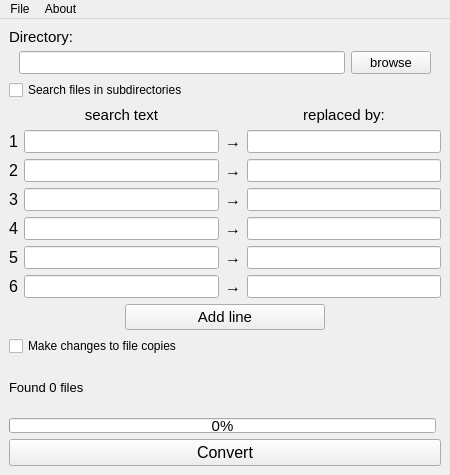
<?xml version="1.0" encoding="UTF-8"?>
<ui version="4.0">
 <class>find_and_replace_docx</class>
 <widget class="QMainWindow" name="find_and_replace_docx">
  <property name="enabled">
   <bool>true</bool>
  </property>
  <property name="geometry">
   <rect>
    <x>0</x>
    <y>0</y>
    <width>450</width>
    <height>475</height>
   </rect>
  </property>
  <property name="sizePolicy">
   <sizepolicy hsizetype="Preferred" vsizetype="Preferred">
    <horstretch>0</horstretch>
    <verstretch>0</verstretch>
   </sizepolicy>
  </property>
  <property name="minimumSize">
   <size>
    <width>450</width>
    <height>475</height>
   </size>
  </property>
  <property name="contextMenuPolicy">
   <enum>Qt::CustomContextMenu</enum>
  </property>
  <property name="windowTitle">
   <string>find_and_replace_docx</string>
  </property>
  <widget class="QWidget" name="centralwidget">
   <layout class="QGridLayout" name="gridLayout_2">
    <item row="1" column="0">
     <layout class="QHBoxLayout" name="horizontalLayout_2">
      <property name="leftMargin">
       <number>10</number>
      </property>
      <property name="rightMargin">
       <number>10</number>
      </property>
      <item>
       <widget class="QLineEdit" name="lineEdit_dir">
        <property name="font">
         <font>
          <pointsize>10</pointsize>
         </font>
        </property>
        <property name="layoutDirection">
         <enum>Qt::LeftToRight</enum>
        </property>
       </widget>
      </item>
      <item>
       <widget class="QPushButton" name="pushButton_browse">
        <property name="font">
         <font>
          <pointsize>10</pointsize>
         </font>
        </property>
        <property name="text">
         <string>browse</string>
        </property>
       </widget>
      </item>
     </layout>
    </item>
    <item row="0" column="0">
     <widget class="QLabel" name="label_dir">
      <property name="minimumSize">
       <size>
        <width>347</width>
        <height>0</height>
       </size>
      </property>
      <property name="maximumSize">
       <size>
        <width>16777215</width>
        <height>17</height>
       </size>
      </property>
      <property name="font">
       <font>
        <pointsize>11</pointsize>
       </font>
      </property>
      <property name="text">
       <string>Directory:</string>
      </property>
     </widget>
    </item>
    <item row="12" column="0">
     <widget class="QPushButton" name="pushButton_convert">
      <property name="font">
       <font>
        <pointsize>12</pointsize>
       </font>
      </property>
      <property name="layoutDirection">
       <enum>Qt::LeftToRight</enum>
      </property>
      <property name="text">
       <string>Convert</string>
      </property>
     </widget>
    </item>
    <item row="3" column="0">
     <layout class="QGridLayout" name="gridLayout">
      <item row="6" column="1">
       <widget class="QLineEdit" name="lineEdit_search_text_6">
        <property name="font">
         <font>
          <pointsize>10</pointsize>
         </font>
        </property>
       </widget>
      </item>
      <item row="4" column="2">
       <widget class="QLabel" name="arrow_symbol_4">
        <property name="font">
         <font>
          <pointsize>12</pointsize>
         </font>
        </property>
        <property name="text">
         <string>→</string>
        </property>
       </widget>
      </item>
      <item row="4" column="1">
       <widget class="QLineEdit" name="lineEdit_search_text_4">
        <property name="font">
         <font>
          <pointsize>10</pointsize>
         </font>
        </property>
       </widget>
      </item>
      <item row="5" column="1">
       <widget class="QLineEdit" name="lineEdit_search_text_5">
        <property name="font">
         <font>
          <pointsize>10</pointsize>
         </font>
        </property>
       </widget>
      </item>
      <item row="5" column="2">
       <widget class="QLabel" name="arrow_symbol_5">
        <property name="font">
         <font>
          <pointsize>12</pointsize>
         </font>
        </property>
        <property name="text">
         <string>→</string>
        </property>
       </widget>
      </item>
      <item row="6" column="2">
       <widget class="QLabel" name="arrow_symbol_6">
        <property name="font">
         <font>
          <pointsize>12</pointsize>
         </font>
        </property>
        <property name="text">
         <string>→</string>
        </property>
       </widget>
      </item>
      <item row="5" column="0">
       <widget class="QLabel" name="label_number_5">
        <property name="font">
         <font>
          <pointsize>12</pointsize>
         </font>
        </property>
        <property name="text">
         <string>5</string>
        </property>
        <property name="margin">
         <number>2</number>
        </property>
       </widget>
      </item>
      <item row="4" column="0">
       <widget class="QLabel" name="label_number_4">
        <property name="font">
         <font>
          <pointsize>12</pointsize>
         </font>
        </property>
        <property name="text">
         <string>4</string>
        </property>
        <property name="margin">
         <number>2</number>
        </property>
       </widget>
      </item>
      <item row="6" column="0">
       <widget class="QLabel" name="label_number_6">
        <property name="font">
         <font>
          <pointsize>12</pointsize>
         </font>
        </property>
        <property name="text">
         <string>6</string>
        </property>
        <property name="margin">
         <number>2</number>
        </property>
       </widget>
      </item>
      <item row="5" column="3">
       <widget class="QLineEdit" name="lineEdit_replaced_by_5">
        <property name="font">
         <font>
          <pointsize>10</pointsize>
         </font>
        </property>
       </widget>
      </item>
      <item row="4" column="3">
       <widget class="QLineEdit" name="lineEdit_replaced_by_4">
        <property name="font">
         <font>
          <pointsize>10</pointsize>
         </font>
        </property>
       </widget>
      </item>
      <item row="6" column="3">
       <widget class="QLineEdit" name="lineEdit_replaced_by_6">
        <property name="font">
         <font>
          <pointsize>10</pointsize>
         </font>
        </property>
       </widget>
      </item>
      <item row="2" column="0">
       <widget class="QLabel" name="label_number_2">
        <property name="font">
         <font>
          <pointsize>12</pointsize>
         </font>
        </property>
        <property name="text">
         <string>2</string>
        </property>
        <property name="margin">
         <number>2</number>
        </property>
       </widget>
      </item>
      <item row="3" column="1">
       <widget class="QLineEdit" name="lineEdit_search_text_3">
        <property name="font">
         <font>
          <pointsize>10</pointsize>
         </font>
        </property>
       </widget>
      </item>
      <item row="2" column="1">
       <widget class="QLineEdit" name="lineEdit_search_text_2">
        <property name="font">
         <font>
          <pointsize>10</pointsize>
         </font>
        </property>
       </widget>
      </item>
      <item row="2" column="3">
       <widget class="QLineEdit" name="lineEdit_replaced_by_2">
        <property name="font">
         <font>
          <pointsize>10</pointsize>
         </font>
        </property>
       </widget>
      </item>
      <item row="2" column="2">
       <widget class="QLabel" name="arrow_symbol_2">
        <property name="font">
         <font>
          <pointsize>12</pointsize>
         </font>
        </property>
        <property name="text">
         <string>→</string>
        </property>
       </widget>
      </item>
      <item row="3" column="0">
       <widget class="QLabel" name="label_number_3">
        <property name="font">
         <font>
          <pointsize>12</pointsize>
         </font>
        </property>
        <property name="text">
         <string>3</string>
        </property>
        <property name="margin">
         <number>2</number>
        </property>
       </widget>
      </item>
      <item row="1" column="0">
       <widget class="QLabel" name="label_number_1">
        <property name="enabled">
         <bool>true</bool>
        </property>
        <property name="font">
         <font>
          <pointsize>12</pointsize>
         </font>
        </property>
        <property name="text">
         <string>1</string>
        </property>
        <property name="margin">
         <number>2</number>
        </property>
       </widget>
      </item>
      <item row="1" column="1">
       <widget class="QLineEdit" name="lineEdit_search_text_1">
        <property name="font">
         <font>
          <pointsize>10</pointsize>
         </font>
        </property>
       </widget>
      </item>
      <item row="0" column="1">
       <widget class="QLabel" name="label">
        <property name="font">
         <font>
          <pointsize>11</pointsize>
         </font>
        </property>
        <property name="text">
         <string>search text</string>
        </property>
        <property name="scaledContents">
         <bool>false</bool>
        </property>
        <property name="alignment">
         <set>Qt::AlignCenter</set>
        </property>
        <property name="wordWrap">
         <bool>false</bool>
        </property>
       </widget>
      </item>
      <item row="1" column="2">
       <widget class="QLabel" name="arrow_symbol_1">
        <property name="font">
         <font>
          <pointsize>12</pointsize>
         </font>
        </property>
        <property name="text">
         <string>→</string>
        </property>
       </widget>
      </item>
      <item row="1" column="3">
       <widget class="QLineEdit" name="lineEdit_replaced_by_1">
        <property name="font">
         <font>
          <pointsize>10</pointsize>
         </font>
        </property>
       </widget>
      </item>
      <item row="0" column="3">
       <widget class="QLabel" name="label_3">
        <property name="font">
         <font>
          <pointsize>11</pointsize>
         </font>
        </property>
        <property name="text">
         <string>replaced by:</string>
        </property>
        <property name="alignment">
         <set>Qt::AlignCenter</set>
        </property>
       </widget>
      </item>
      <item row="3" column="2">
       <widget class="QLabel" name="arrow_symbol_3">
        <property name="font">
         <font>
          <pointsize>12</pointsize>
         </font>
        </property>
        <property name="text">
         <string>→</string>
        </property>
       </widget>
      </item>
      <item row="3" column="3">
       <widget class="QLineEdit" name="lineEdit_replaced_by_3">
        <property name="font">
         <font>
          <pointsize>10</pointsize>
         </font>
        </property>
       </widget>
      </item>
     </layout>
    </item>
    <item row="2" column="0">
     <widget class="QCheckBox" name="checkBox_subdir">
      <property name="enabled">
       <bool>true</bool>
      </property>
      <property name="text">
       <string>Search files in subdirectories</string>
      </property>
     </widget>
    </item>
    <item row="6" column="0">
     <widget class="QCheckBox" name="checkBox_changes">
      <property name="text">
       <string>Make changes to file copies</string>
      </property>
     </widget>
    </item>
    <item row="7" column="0">
     <widget class="QLabel" name="label_count_files">
      <property name="font">
       <font>
        <pointsize>10</pointsize>
       </font>
      </property>
      <property name="text">
       <string>Found 0 files</string>
      </property>
      <property name="margin">
       <number>0</number>
      </property>
     </widget>
    </item>
    <item row="5" column="0">
     <layout class="QHBoxLayout" name="horizontalLayout">
      <property name="spacing">
       <number>6</number>
      </property>
      <property name="sizeConstraint">
       <enum>QLayout::SetMinimumSize</enum>
      </property>
      <property name="leftMargin">
       <number>0</number>
      </property>
      <item>
       <widget class="QPushButton" name="pushButton_add_line">
        <property name="enabled">
         <bool>true</bool>
        </property>
        <property name="sizePolicy">
         <sizepolicy hsizetype="Minimum" vsizetype="Fixed">
          <horstretch>0</horstretch>
          <verstretch>0</verstretch>
         </sizepolicy>
        </property>
        <property name="minimumSize">
         <size>
          <width>10</width>
          <height>10</height>
         </size>
        </property>
        <property name="maximumSize">
         <size>
          <width>200</width>
          <height>16777215</height>
         </size>
        </property>
        <property name="baseSize">
         <size>
          <width>0</width>
          <height>0</height>
         </size>
        </property>
        <property name="font">
         <font>
          <pointsize>11</pointsize>
         </font>
        </property>
        <property name="focusPolicy">
         <enum>Qt::NoFocus</enum>
        </property>
        <property name="layoutDirection">
         <enum>Qt::LeftToRight</enum>
        </property>
        <property name="text">
         <string>Add line</string>
        </property>
       </widget>
      </item>
     </layout>
    </item>
    <item row="10" column="0">
     <layout class="QHBoxLayout" name="horizontalLayout_3">
      <property name="rightMargin">
       <number>5</number>
      </property>
      <item>
       <widget class="QProgressBar" name="progressBar">
        <property name="minimumSize">
         <size>
          <width>375</width>
          <height>15</height>
         </size>
        </property>
        <property name="maximumSize">
         <size>
          <width>16777215</width>
          <height>15</height>
         </size>
        </property>
        <property name="font">
         <font>
          <pointsize>11</pointsize>
         </font>
        </property>
        <property name="value">
         <number>0</number>
        </property>
        <property name="textVisible">
         <bool>true</bool>
        </property>
       </widget>
      </item>
     </layout>
    </item>
   </layout>
  </widget>
  <widget class="QMenuBar" name="menuBar">
   <property name="geometry">
    <rect>
     <x>0</x>
     <y>0</y>
     <width>450</width>
     <height>21</height>
    </rect>
   </property>
   <widget class="QMenu" name="menuFile">
    <property name="title">
     <string>File</string>
    </property>
    <addaction name="actionexit"/>
   </widget>
   <widget class="QMenu" name="menuAbout">
    <property name="title">
     <string>About</string>
    </property>
   </widget>
   <addaction name="menuFile"/>
   <addaction name="menuAbout"/>
  </widget>
  <action name="actionexit">
   <property name="text">
    <string>exit</string>
   </property>
  </action>
 </widget>
 <resources/>
 <connections/>
</ui>
